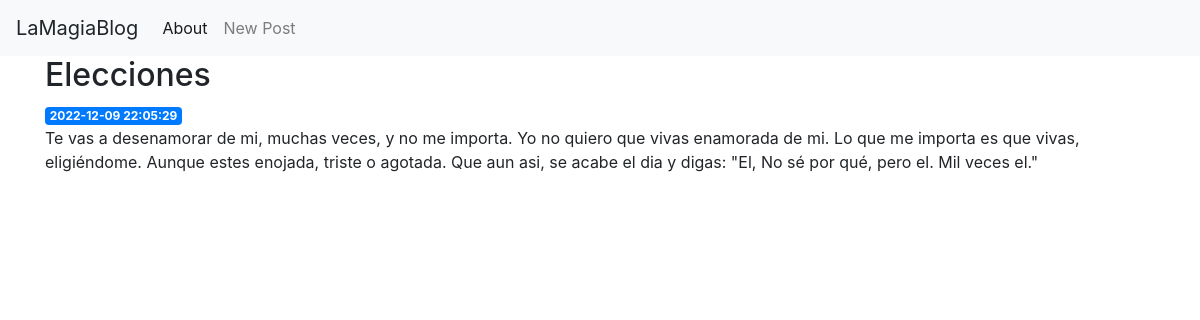
/4, run on the app's committed database.
### tables this page shows
CREATE TABLE posts (
    id INTEGER PRIMARY KEY AUTOINCREMENT,
    created TIMESTAMP NOT NULL DEFAULT  CURRENT_TIMESTAMP,
    title TEXT NOT NULL,
    content TEXT NOT NULL
);

### app.py (the view)
@app.route('/<int:post_id>')
def post(post_id):
    post = get_post(post_id)
    return render_template('post.html',post=post)

### app.py (called while the page is built)
def get_db_connection():
    conn = sqlite3.connect('database.db')
    conn.row_factory  = sqlite3.Row
    return conn

def get_post(post_id):
    conn = get_db_connection()
    post = conn.execute('SELECT * FROM posts WHERE id = ?', (post_id,)).fetchone()
    conn.close()
    if post is None:
       abort(404)
    return post

### templates/post.html
{%extends 'base.html' %}
{% block content %}
    <h2>{%block title %}{{ post['title']}}{% endblock %}</h2>
    <span class= "badge badge-primary">{{ post['created']}}</span>
    <p>{{post['content']}}</p>
{% endblock %}

### data on the page
posts: title "Elecciones", created "2022-12-09 22:05:29", content "Te vas a desenamorar de mi, muchas veces, y no me importa. Yo no quiero que vivas enamorada de mi. Lo que me importa es que vivas, eligiéndome. Aunque estes enojada, triste o agotada. Que aun asi, se acabe el dia y digas: \"El, No sé por qué, pero el. Mil veces el.\""
